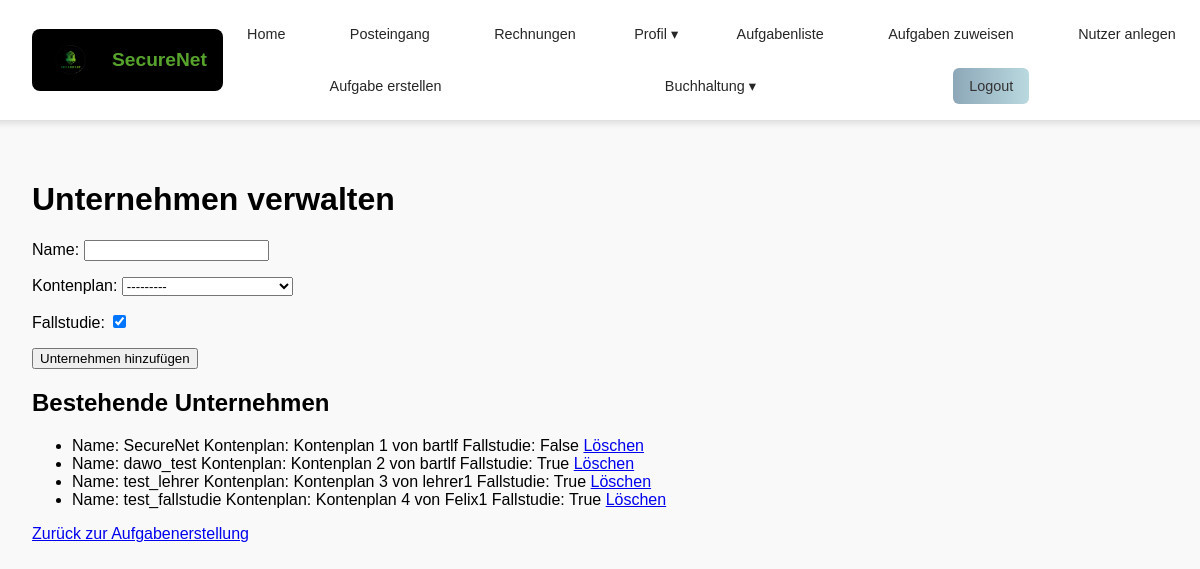
The page /posts/unternehmen_verwalten/ (signed in) on the database as committed earlier.
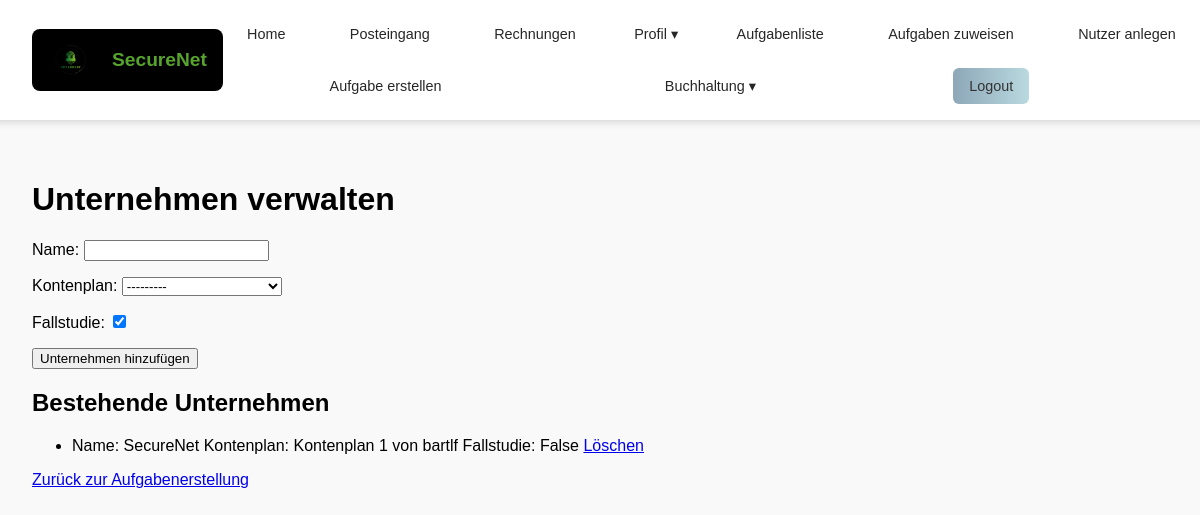
The same page on the database as committed later.
### posts/models.py (models this page shows, shortened)
class Unternehmen(models.Model):
    name = models.CharField(max_length=100)
    kontenplan = models.ForeignKey('Kontenplan', on_delete=models.CASCADE)
    fallstudie = models.BooleanField(default=0)
    ersteller = models.IntegerField(null=True, blank=True)

class Kontenplan(models.Model):
    nutzer = models.ForeignKey(settings.AUTH_USER_MODEL, on_delete=models.CASCADE)
    def __str__(self):
        return f"Kontenplan {self.id} von {self.nutzer.username}"

### users/models.py (models this page shows, shortened)
class CustomUser(AbstractUser):
    objects = CustomUserManager()
    ROLE_CHOICES = (
        ('student', 'Studierende'),
        ('teacher', 'Lehrkraft'),
    )
    role = models.CharField(max_length=10, choices=ROLE_CHOICES, default='student')
    professor = models.ForeignKey(
        'self',
        null=True, blank=True,
        limit_choices_to={'role': 'teacher'},
        on_delete=models.SET_NULL,
        related_name='students'
    )
    semester = models.ForeignKey(Semester, null = True, on_delete=models.CASCADE, default = 1)
    studiengang = models.ForeignKey(
        Studiengang,
        on_delete=models.CASCADE,
        null=True, blank=True,  # Allow empty reference initially
        related_name='students'  # Optional but recommended for clarity
    )
    unternehmen = models.ForeignKey(
        Unternehmen,
        on_delete=models.SET_NULL,
        null=True, blank=True,
        related_name="studierende"
    )
    display_name = models.CharField(max_length=150, blank=True, null=True)
    nutzergruppe = models.IntegerField(null=True, blank=True)  # Kann für Lehrer None sein

### posts/views.py (the view)
    def _wrapped_view_func(request, *args, **kwargs):
        if request.user.is_authenticated and (request.user.role == 'teacher' or request.user.is_superuser):
            return view_func(request, *args, **kwargs)
        else:
            return HttpResponse(f'Fehlende Berechtigung <br><a href="{reverse("index")}">Zurück zur Startseite</a>')

### posts/forms.py
class UnternehmenForm(forms.ModelForm):
    class Meta:
        model = Unternehmen
        fields = ['name','kontenplan','fallstudie']

### posts/views.py (called while the page is built)
def lehrkraft_required(view_func):
    def _wrapped_view_func(request, *args, **kwargs):
        if request.user.is_authenticated and (request.user.role == 'teacher' or request.user.is_superuser):
            return view_func(request, *args, **kwargs)
        else:
            return HttpResponse(f'Fehlende Berechtigung <br><a href="{reverse("index")}">Zurück zur Startseite</a>')
    return _wrapped_view_func

### posts/templates/posts/neues_unternehmen.html (shortened to what this page needs)
{% extends 'master_layout.html' %}
{% load static%}
{% block content %}
<h1>Unternehmen verwalten</h1>
<form method="post">
    {{ form.as_p }}
    <button type="submit">Unternehmen hinzufügen</button>
</form>
<h2>Bestehende Unternehmen</h2>
<ul>
    {% for unternehmen in unternehmen %}
        <li>
            Name: {{ unternehmen.name }}
            Kontenplan: {{ unternehmen.kontenplan }}
            Fallstudie: {{ unternehmen.fallstudie }}
            <a href="{% url 'posts:unternehmen_loeschen' unternehmen.id %}"
               class="btn btn-danger"
               onclick="return confirm('Soll das Unternehmen wirklich gelöscht werden?');">
               Löschen
            </a>
        </li>
    {% empty %}
        <li>Keine Unternehmen vorhanden.</li>
    {% endfor %}
</ul>
<a href="{% url 'posts:aufgabe_erstellen' %}" class="btn btn-secondary">Zurück zur Aufgabenerstellung</a>
{% endblock %}

Rows that differ between the two databases and show on the page:
removed Unternehmen: name "dawo_test", kontenplan "Kontenplan 2 von bartlf", fallstudie "True"
removed Unternehmen: name "test_lehrer", kontenplan "Kontenplan 3 von lehrer1", fallstudie "True"
removed Unternehmen: name "test_fallstudie", kontenplan "Kontenplan 4 von Felix1", fallstudie "True"
